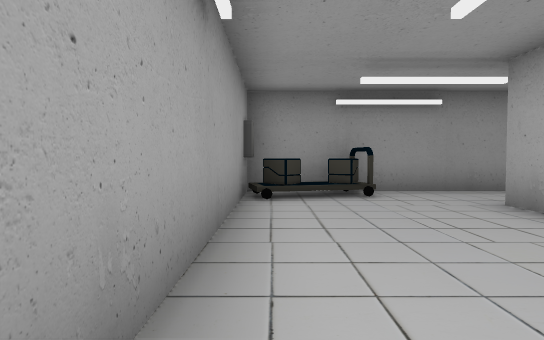
view 1 (above)

20 first-person views from a walk through a 3-D level made in the Unity game engine. The camera is 1.3 m above the floor, tilts 2° down and sees 80° across. The floor is counted in squares, 2 m on a side. Each view is taken from the middle of a square. On the plan, view 1 faces up. The plan holds only what a view shows up to about 10 squares ahead; the rest is blank. The place goes on beyond the plan. The player is left out. Some animated figures are left out. Some surface patterns are stand-ins.

view 2
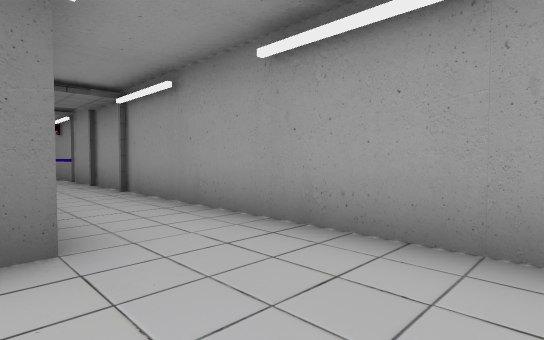

view 3
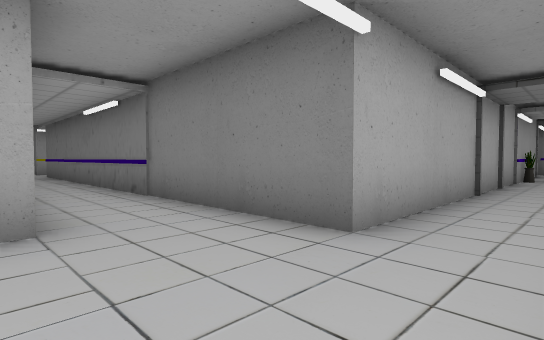

view 4
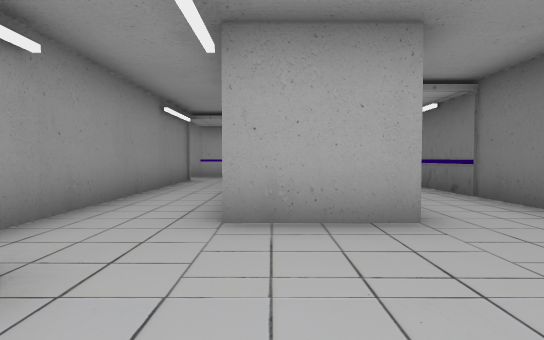

view 5
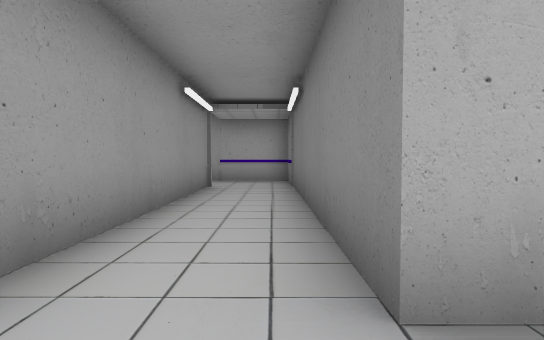

view 6
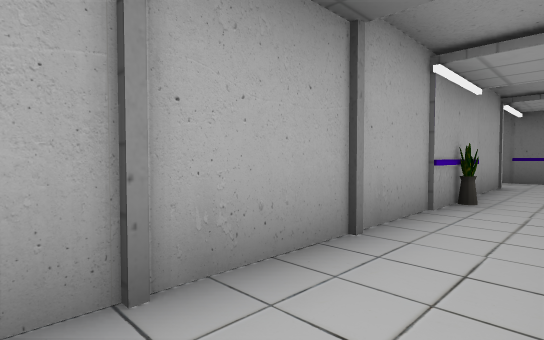

view 7
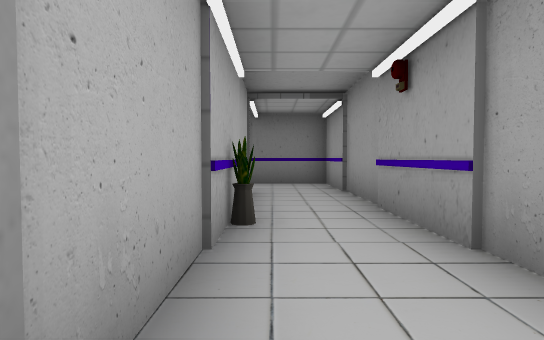

view 8
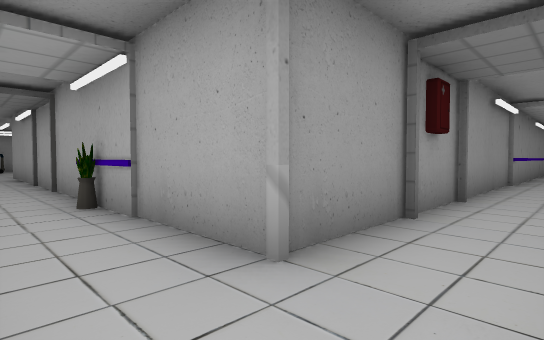

view 9
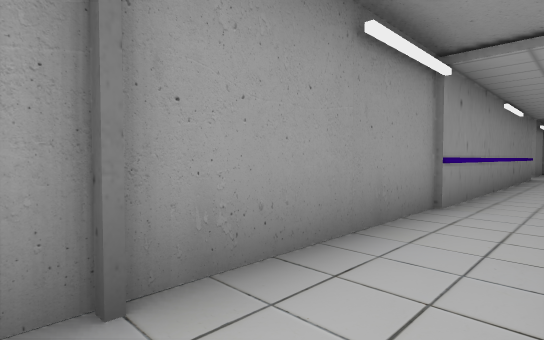

view 10
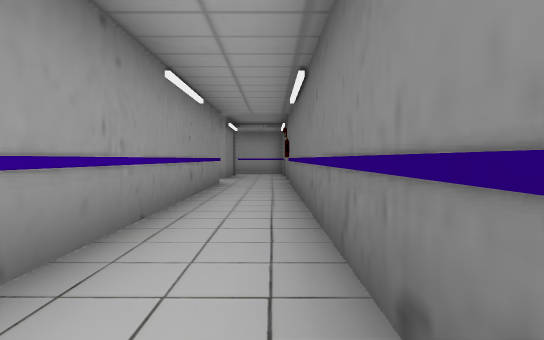

view 11
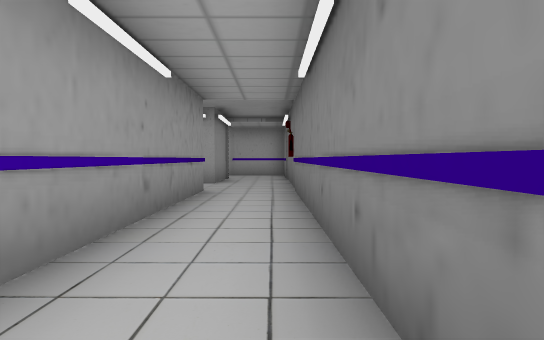

view 12
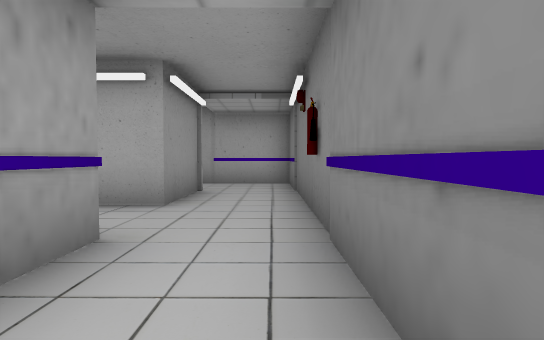

view 13
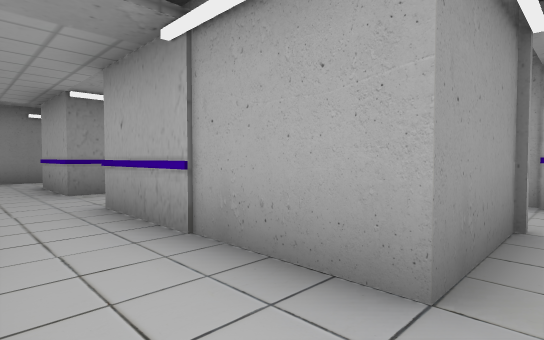

view 14
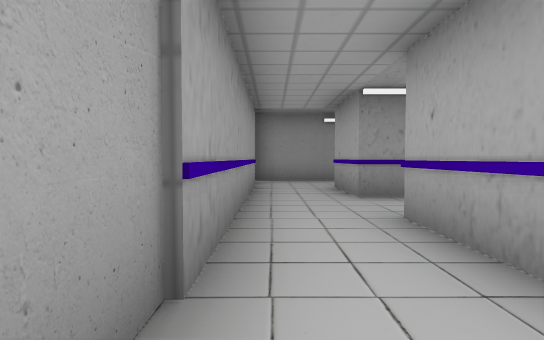

view 15
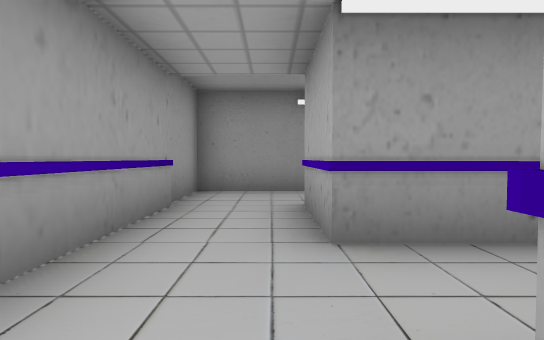

view 16
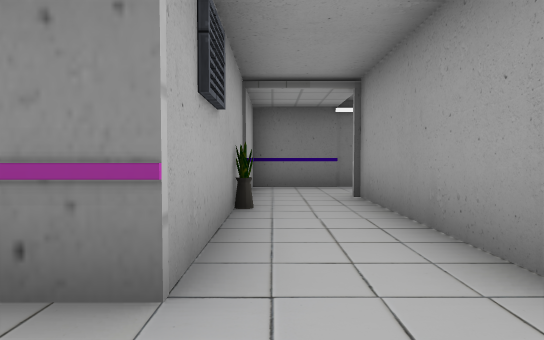

view 17
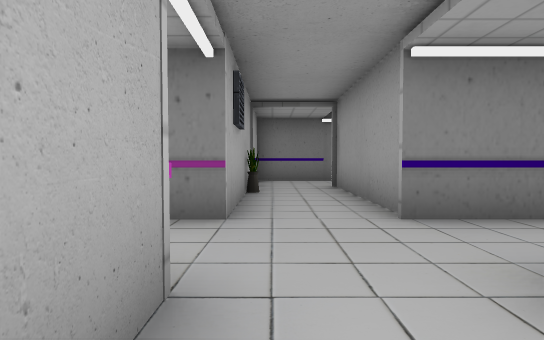

view 18
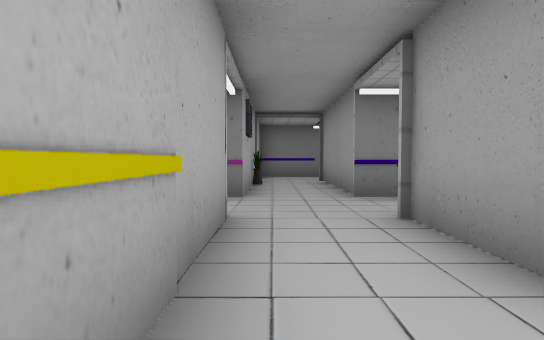

view 19
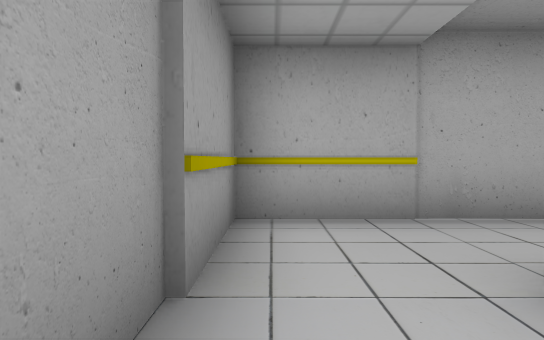

view 20
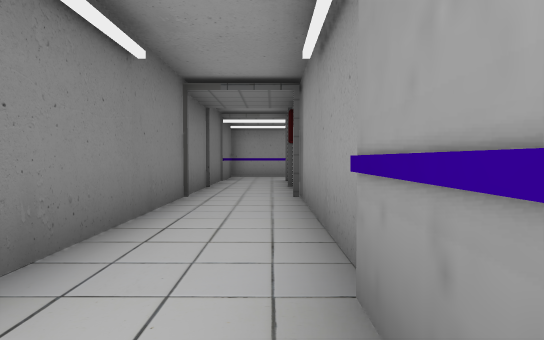

### Floor plan
Ten units are one square. View 1 is at (0, 0); x grows to the right and y downward. Boxes are objects, and circles mark ways between rooms. Rooms are numbered by the first view taken in them; rooms with no view inside come last. Other rooms are left out.
<svg viewBox="-10 -80 257 220">
<path fill="none" stroke="#000" d="M33 -24 33 -45 114 -45 114 -67M-5 -58 -5 74M96 -65 14 -65M15 74 15 -5 25 -5M176 116 39 116M36 116 15 116 15 95M195 116 195 74M175 55 175 105M-5 95 -5 135 195 135M200 74 215 74 215 116 195 116M211 56 195 56M195 135 235 135 235 74 242 74M215 38 215 56M235 56 235 15 195 15M195 15 175 15 175 55M195 56 195 34"/>
<rect x="-5" y="35" width="10" height="10" fill="#bbb"><title>other object</title></rect>
<rect x="-5" y="-65" width="10" height="10" fill="#bbb"><title>other object</title></rect>
<rect x="5" y="-65" width="10" height="10" fill="#bbb"><title>other object</title></rect>
<rect x="15" y="75" width="10" height="20" fill="#bbb"><title>other object</title></rect>
<rect x="15" y="-65" width="10" height="10" fill="#bbb"><title>other object</title></rect>
<rect x="35" y="115" width="10" height="10" fill="#bbb"><title>other object</title></rect>
<circle cx="5" cy="105" r="3" fill="#2a7"/>
<circle cx="205" cy="125" r="3" fill="#2a7"/>
<circle cx="205" cy="65" r="3" fill="#2a7"/>
<circle cx="185" cy="45" r="3" fill="#2a7"/>
<circle cx="225" cy="45" r="3" fill="#2a7"/>
<circle cx="205" cy="25" r="3" fill="#2a7"/>
<text x="20" y="-20">1</text>
<text x="110" y="120">2</text>
<text x="220" y="90">3</text>
<text x="220" y="30">4</text>
<text x="180" y="30">5</text>
</svg>
Room 1 opens to room 2. Room 2 opens to room 3. Room 2 opens to room 5. Room 3 opens to room 4. Room 4 opens to room 5.

Where each view was taken, in squares from view 1:
view 1: 0 up, 0 right, facing up
view 2: 3 up, 2 right, facing down-left
view 3: 3 up, 0 right, facing down-right
view 4: 4 up, 0 right, facing right
view 5: 5 up, 2 right, facing right
view 6: 3 down, 0 right, facing down-right
view 7: 5 down, 1 right, facing down
view 8: 13 down, 0 right, facing up-right
view 9: 13 down, 5 right, facing up-right
view 10: 13 down, 9 right, facing right
view 11: 13 down, 11 right, facing right
view 12: 13 down, 15 right, facing right
view 13: 12 down, 18 right, facing up-right
view 14: 11 down, 18 right, facing up
view 15: 8 down, 19 right, facing up
view 16: 6 down, 23 right, facing down
view 17: 4 down, 23 right, facing down
view 18: 2 down, 23 right, facing down
view 19: 2 down, 20 right, facing right
view 20: 12 down, 11 right, facing left
